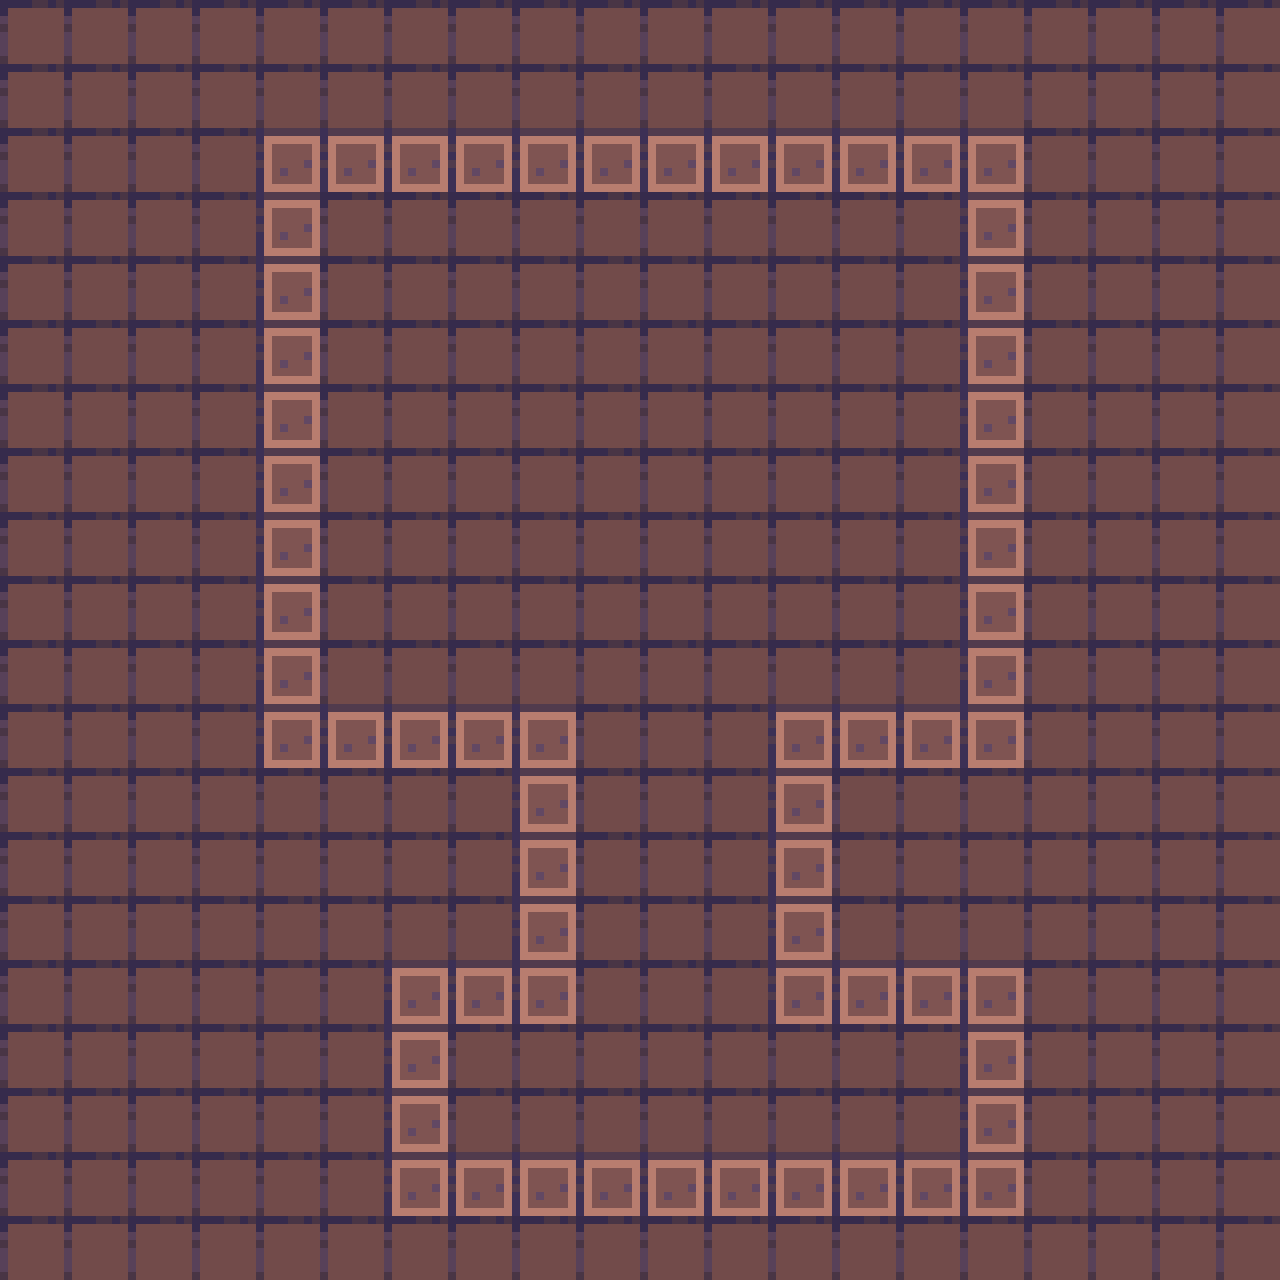

Below is a game level as drawn by its tile map, then a one-line description and the .tmx that defines it (tile-layer data replaced by summaries):
An orthogonal 20x20 tile map with 64x64 px tiles, 3 tile layers (ground, wall, food) and 3 objects (startPos, endPos, returnPos).

<map version="1.0" tiledversion="1.0.2" orientation="orthogonal" renderorder="right-down" width="20" height="20" tilewidth="64" tileheight="64" nextobjectid="15">
 <tileset firstgid="1" name="tiledMapCell_0" tilewidth="64" tileheight="64" tilecount="8" columns="2">
  <image source="tiledMapCell_0.png" width="128" height="256" />
 </tileset>
 <layer name="ground" width="20" height="20" opacity="0.9">
  <data>[400 cells, 400 non-empty, 1 distinct tile ids]</data>
 </layer>
 <layer name="wall" width="20" height="20">
  <properties>
   <property name="wall" type="bool" value="true" />
  </properties>
  <data>[400 cells, 64 non-empty, 1 distinct tile ids]</data>
 </layer>
 <layer name="food" width="20" height="20">
  <properties>
   <property name="food" type="bool" value="true" />
  </properties>
  <data>[400 cells, 6 non-empty, 1 distinct tile ids]</data>
 </layer>
 <objectgroup color="#ff5500" name="players">
  <properties>
   <property name="test" type="bool" value="true" />
  </properties>
  <object id="12" name="startPos" x="663.493" y="1115.74" width="23.8024" height="23.8024">
   <ellipse />
  </object>
  <object id="13" name="endPos" x="404.641" y="217.197" width="23.8024" height="23.8024">
   <ellipse />
  </object>
  <object id="14" name="returnPos" x="728.95" y="1121.69" width="26.7777" height="23.8024">
   <ellipse />
  </object>
 </objectgroup>
</map>